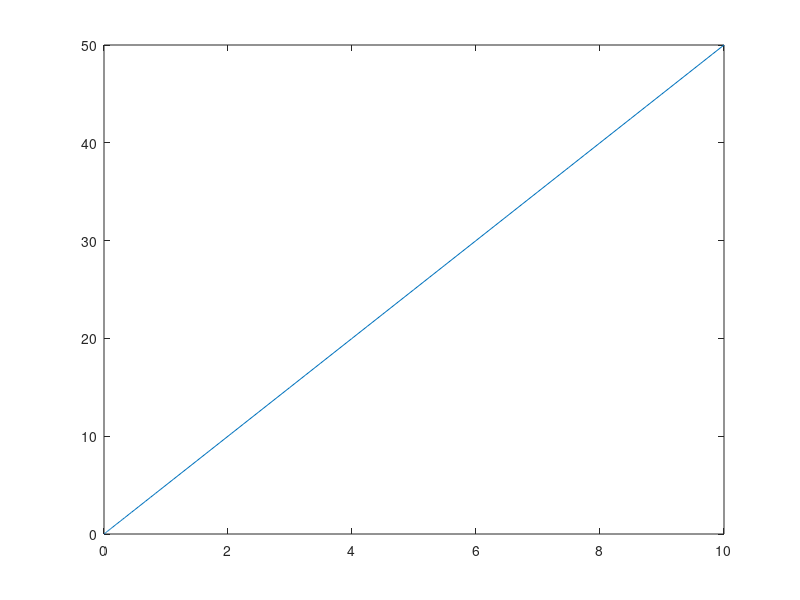

MATLAB code for this plot:
function Lab01
x0 = 0;
tspan = [0 10];
[tsol,xsol]=ode45(@ode1,tspan,x0);
plot(tsol,xsol);
end

function dtdx=ode1(~,~)
%dtdx=zeros(1,1)
dtdx=5;
end